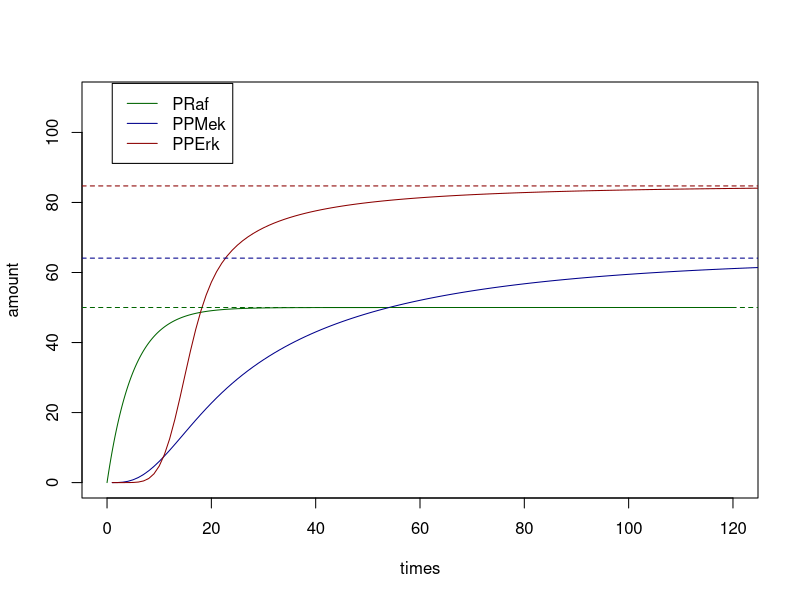
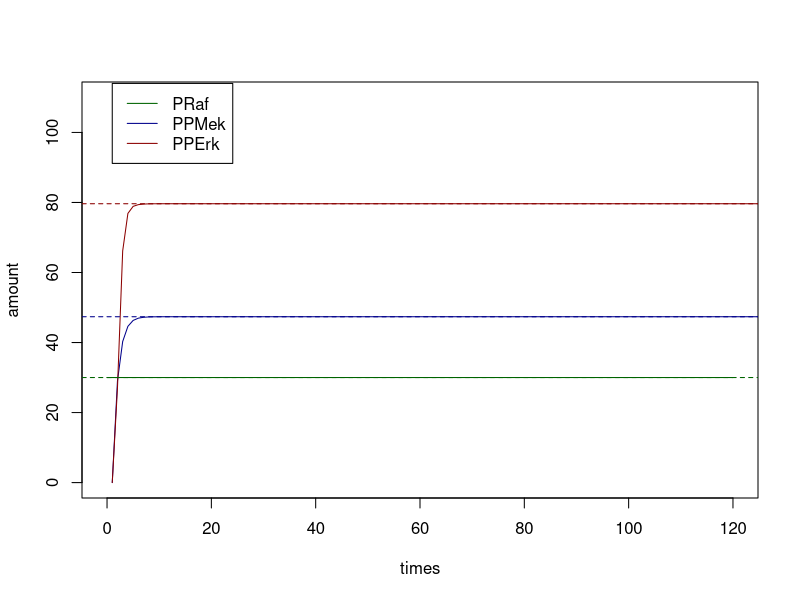
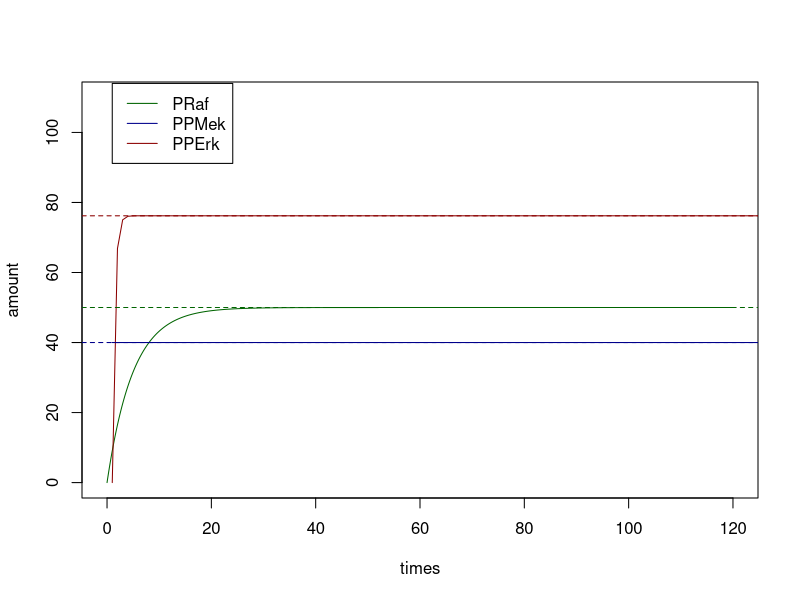
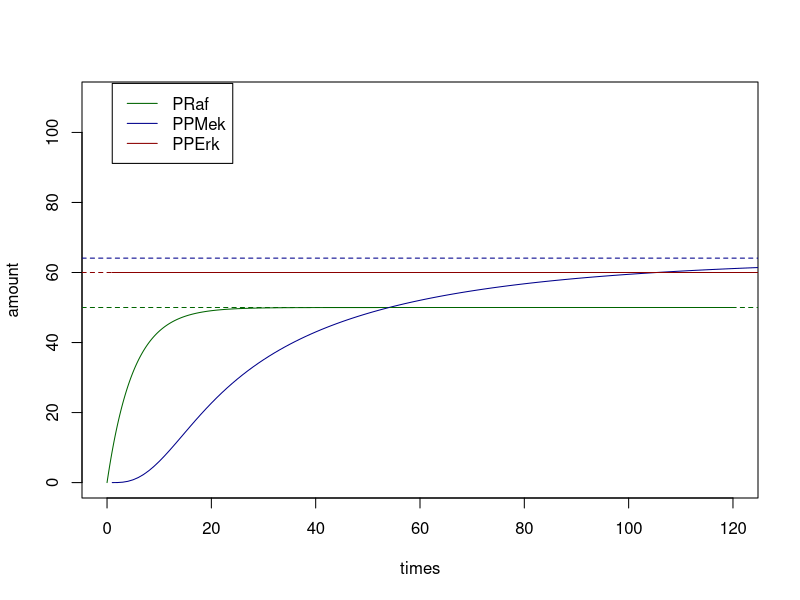
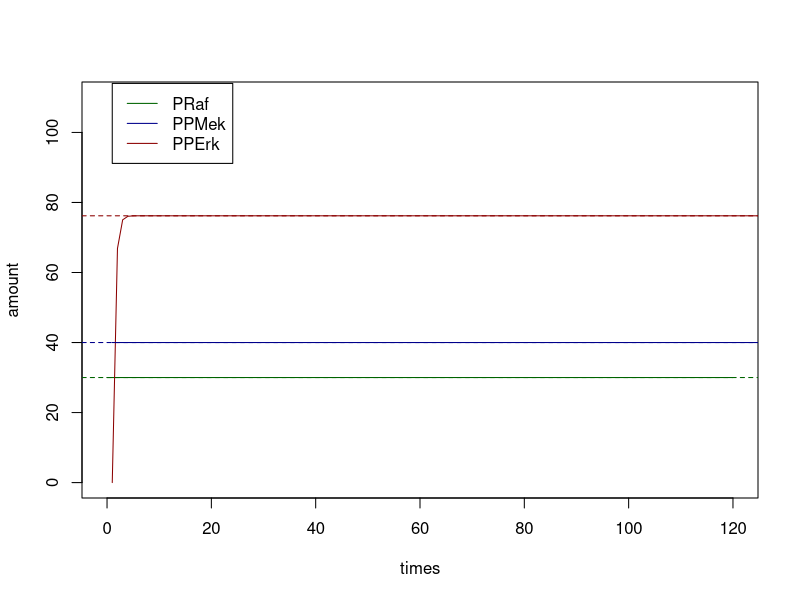
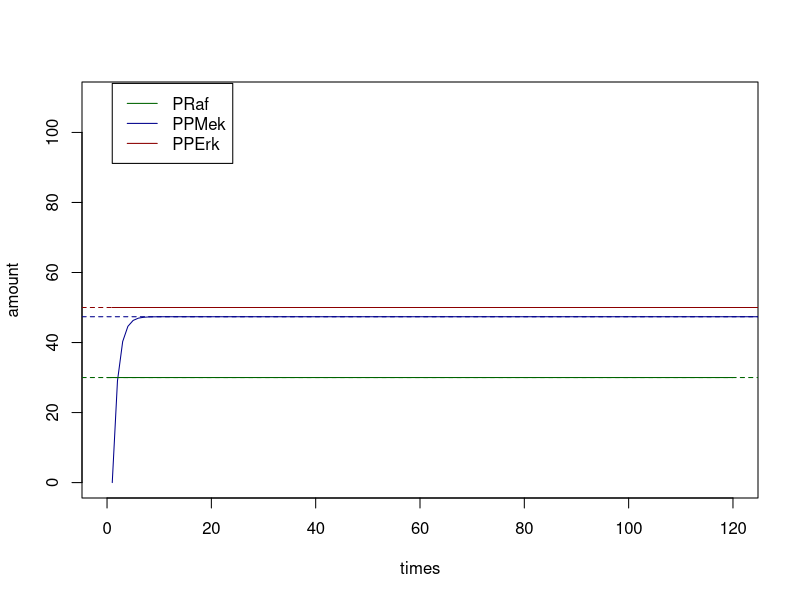
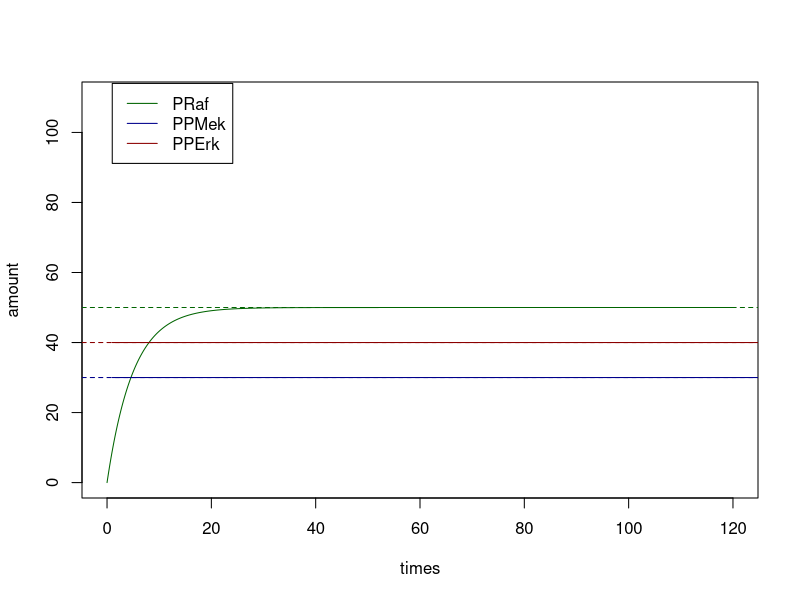
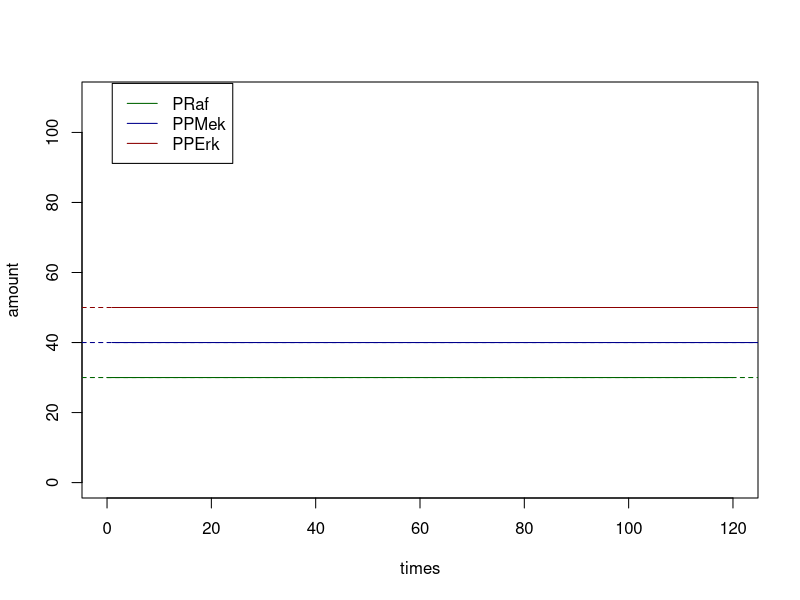

Source code (R) for these figures, in order:
## ---- chunk 1
suppressWarnings(suppressMessages(library(gdata)))
suppressMessages(suppressMessages(library(tibble)))
## ---- chunk 2
# define MAPK model
dE1 <- function(...) {
  0
}

dPRaf <- function(raf_activate, PRaf, E1, raf_deactivate, TRaf = 100, ...) {
  raf_activate * (TRaf-PRaf) * E1 - raf_deactivate * PRaf
}

dPPMek <- function(mek_activate, mek_deactivate, PRaf, PPMek, TMek = 100, ...) {
  (mek_activate ^ 2) * (PRaf ^ 2) * (TMek - PPMek) / mek_deactivate -       mek_activate * PRaf * PPMek -
    mek_deactivate * PPMek
}

dPPErk <- function(erk_activate, erk_deactivate, PPMek, PPErk, TErk = 100, ...) {
  (erk_activate ^ 2) * (PPMek ^ 2) * (TErk - PPErk) / erk_deactivate -      erk_activate * PPMek * PPErk -
    erk_deactivate * PPErk
}

# define initial rates
rates <- list(
  raf_activate = 0.1,
  raf_deactivate = 0.1,
  mek_activate = 0.1,
  mek_deactivate = 2.0,
  erk_activate = 0.1,
  erk_deactivate = 1.0
)

# initial_states <- list(
#   E1 = 1,
#   PRaf = 5,
#   PPMek = 10,
#   PPErk = 8
# )
initial_states <- list(
  E1 = 1,
  PRaf = 0,
  PPMek = 0,
  PPErk = 0
)

times <- seq(0, 120, by = .1)
## ---- chunk 3
meta_model <- function(list_of_models, list_of_ds, rates, states, interventions = NULL) {
  innerRates <- rates
  innerStates <- states
  innerIntervention <- interventions
      
  # update states with interventions 
  if(!is.null(interventions)) {
    for(int in names(interventions)){
      innerStates[[int]] <- interventions[[int]]
    }
  }
  
  
  transition_function <- function(t, states = innerStates, rates = innerRates, interventions = innerIntervention) {
  # check that list_of_models and list_of_ds are of the same length
  # throw an error if otherwise
    if (length(list_of_models) != length(list_of_ds)) 
      stop("Number of functions do not match nubmer of deltas. Check your input.") 
    
    # update states with interventions 
    if(!is.null(interventions)) {
      for(int in names(interventions)){
        states[[int]] <- interventions[[int]]
      }
    }
    
    # calculate original d
    result <- list()
    var <- as.list(c(rates, states))
    for (i in list_of_models) {
      result <- c(result, (do.call(i, var)))
    }
    
    result <- structure(result, names=list_of_ds)
    
    # update intervention
    for (elem in names(interventions)) {
      result[[paste0("d", elem)]] <- 0
    }
    
    list(unlist(result))  
  }
  
  
  attr(transition_function, 'rates') <- as.list(rates)
  attr(transition_function, 'states') <- as.list(states)
  attr(transition_function, 'interventions') <- as.list(interventions)
  return(transition_function)
}
## ---- chunk 4
#before intervention
test_bi <- meta_model(c(dE1, dPRaf, dPPMek, dPPErk), c("dE1", "dPRaf", "dPPMek", "dPPErk"), rates, initial_states)
test_bi()

#after intervention
test_ai <- meta_model(c(dE1, dPRaf, dPPMek, dPPErk), c("dE1", "dPRaf", "dPPMek", "dPPErk"), rates, initial_states, interventions = list(PPMek = 40, PPErk = 30))
test_ai()
## ---- chunk 5
ode_sim_meta_model <- function(meta_model_object, initial_states, times, interventions = NULL) {
  # interventions <- attr(meta_model_object, "interventions")
  # update states with interventions 
  if(!is.null(interventions)) {
    for(int in names(interventions)){
      initial_states[[int]] <- interventions[[int]]
    }
  }
  initial_states <- structure(as.numeric(initial_states), names = names(initial_states))
  rates <- attr(meta_model_object, 'rates')
  rates <- structure(as.numeric(rates), names = names(rates))
  rates <- as.list(rates)
  as_tibble(
    as.data.frame(
      deSolve::ode(
        y = initial_states,
        times = times,
        func = meta_model_object,
        parms = rates
      )
    )
  )
}
## ---- chunk 6
# simulation on a model without intervention
ode_out_meta_model_bi <- ode_sim_meta_model(test_bi, initial_states, times)
head(ode_out_meta_model_bi)
# simulation on a model with intervention
ode_out_meta_model_ai <- ode_sim_meta_model(test_ai, initial_states, times, interventions = list(PPMek = 40, PPErk = 30))
head(ode_out_meta_model_ai)
## ---- chunk 7
mapk_ode_equilM <- function(states, rates, TRaf, TMek, TErk, interventions = NULL) {
  innerState <- states
  innerRate <- rates
  transition_f <- function(states = innerState, rates = innerRate) {

    with(as.list(c(states, rates)), {
      w3 <- raf_activate/raf_deactivate
      w2 <- mek_activate/mek_deactivate
      w1 <- erk_activate/erk_deactivate
      
      t3 <- TRaf
      t2 <- TMek
      t1 <- TErk
      
      if(!is.null(interventions$PRaf)) {
        k3 <- interventions$PRaf
      } else {
        u3 <- w3 * E1
        k3 <- t3 * (u3/(1+u3))      
      }
      
      if(!is.null(interventions$PPMek)) {
        k2 <- interventions$PPMek
      } else {
        u2 <- w2 * k3
        k2 <- t2 * ((u2^2)/(1 + u2 + u2^2))
      }
  
      if(!is.null(interventions$PPErk)) {
        k1 <- interventions$PPErk
      } else {
        u1 <- w1 * k2
        k1 <- t3 * ((u1^2)/(1 + u1 + u1^2))      
      }
  
      list("PRaf" = k3, "PPMek" = k2, "PPErk" = k1)
      
      })
    }
  return(transition_f)
  
}

intervention <- list(PPErk = 30)
# do(equil(M,X=x))
mapk_ode_equilM(states = initial_states, rates, TRaf = 100, TMek = 100, TErk = 100, intervention)()
## ---- chunk 8
g1 <- function(a) a / (1 + a )
g2 <- function(a) a^2 / (1 + a + a^2)

TRaf = 100
TMek = 100
TErk = 100

E1 <- initial_states$E1
Raf <- TRaf * g1(E1 * rates$raf_activate / rates$raf_deactivate)
Mek <- TMek * g2(Raf * rates$mek_activate / rates$mek_deactivate)
Erk <- TErk * g2(Mek * rates$erk_activate / rates$erk_deactivate)

steady_states <- list(Raf=Raf, Mek=Mek, Erk=Erk)
## ---- chunk 9
{plot(times, ode_out_meta_model_bi$PRaf, type='l', col='darkgreen', ylim=c(0, 110), ylab = 'amount')
lines(ode_out_meta_model_bi$PPMek, type='l', col='darkblue', ylim=c(0, 110))
lines(ode_out_meta_model_bi$PPErk, type='l', col='darkred', ylim=c(0, 110))
abline(h = Raf, col='darkgreen', lty=2)
abline(h = Mek, col='darkblue', lty=2)
abline(h = Erk, col='darkred', lty=2)
legend(1,114, legend = c("PRaf","PPMek","PPErk"), col = c('darkgreen','darkblue','darkred'), lty = 1)
}
## ---- chunk 10
# intervene on PRaf
# equil(do(M, X=x))
intervention_PRaf <- list(PRaf = 30)
test_ai_PRaf <- meta_model(c(dE1, dPRaf, dPPMek, dPPErk), c("dE1", "dPRaf", "dPPMek", "dPPErk"), rates, initial_states, interventions = intervention_PRaf)

ode_out_meta_model_ai_PRaf <- ode_sim_meta_model(test_ai_PRaf, initial_states, times, interventions = intervention_PRaf)

# do(equil(M, X = x))
do_equil_M_PRaf <- mapk_ode_equilM(states = initial_states, rates, TRaf = 100, TMek = 100, TErk = 100, intervention_PRaf)()


{plot(times, ode_out_meta_model_ai_PRaf$PRaf, type='l', col='darkgreen', ylim=c(0, 110), ylab = 'amount')
lines(ode_out_meta_model_ai_PRaf$PPMek, type='l', col='darkblue', ylim=c(0, 110))
lines(ode_out_meta_model_ai_PRaf$PPErk, type='l', col='darkred', ylim=c(0, 110))
abline(h = do_equil_M_PRaf$PRaf, col='darkgreen', lty=2)
abline(h = do_equil_M_PRaf$PPMek, col='darkblue', lty=2)
abline(h = do_equil_M_PRaf$PPErk, col='darkred', lty=2)
legend(1,114, legend = c("PRaf","PPMek","PPErk"), col = c('darkgreen','darkblue','darkred'), lty = 1)
}
## ---- chunk 11
# intervene on PPMek
# equil(do(M, X=x))
intervention_PPMek <- list(PPMek = 40)
test_ai_PPMek <- meta_model(c(dE1, dPRaf, dPPMek, dPPErk), c("dE1", "dPRaf", "dPPMek", "dPPErk"), rates, initial_states, interventions = intervention_PPMek)

ode_out_meta_model_ai_PPMek <- ode_sim_meta_model(test_ai_PPMek, initial_states, times, interventions = intervention_PPMek)

# do(equil(M, X = x))
do_equil_M_PPMek <- mapk_ode_equilM(states = initial_states, rates, TRaf = 100, TMek = 100, TErk = 100, intervention_PPMek)()


{plot(times, ode_out_meta_model_ai_PPMek$PRaf, type='l', col='darkgreen', ylim=c(0, 110), ylab = 'amount')
lines(ode_out_meta_model_ai_PPMek$PPMek, type='l', col='darkblue', ylim=c(0, 110))
lines(ode_out_meta_model_ai_PPMek$PPErk, type='l', col='darkred', ylim=c(0, 110))
abline(h = do_equil_M_PPMek$PRaf, col='darkgreen', lty=2)
abline(h = do_equil_M_PPMek$PPMek, col='darkblue', lty=2)
abline(h = do_equil_M_PPMek$PPErk, col='darkred', lty=2)
legend(1,114, legend = c("PRaf","PPMek","PPErk"), col = c('darkgreen','darkblue','darkred'), lty = 1)
}
## ---- chunk 12
# intervene on PPErk
# equil(do(M, X=x))
intervention_PPErk <- list(PPErk = 60)
test_ai_PPErk <- meta_model(c(dE1, dPRaf, dPPMek, dPPErk), c("dE1", "dPRaf", "dPPMek", "dPPErk"), rates, initial_states, interventions = intervention_PPErk)

ode_out_meta_model_ai_PPErk <- ode_sim_meta_model(test_ai_PPErk, initial_states, times, interventions = intervention_PPErk)

# do(equil(M, X = x))
do_equil_M_PPErk <- mapk_ode_equilM(states = initial_states, rates, TRaf = 100, TMek = 100, TErk = 100, intervention_PPErk)()


{plot(times, ode_out_meta_model_ai_PPErk$PRaf, type='l', col='darkgreen', ylim=c(0, 110), ylab = 'amount')
lines(ode_out_meta_model_ai_PPErk$PPMek, type='l', col='darkblue', ylim=c(0, 110))
lines(ode_out_meta_model_ai_PPErk$PPErk, type='l', col='darkred', ylim=c(0, 110))
abline(h = do_equil_M_PPErk$PRaf, col='darkgreen', lty=2)
abline(h = do_equil_M_PPErk$PPMek, col='darkblue', lty=2)
abline(h = do_equil_M_PPErk$PPErk, col='darkred', lty=2)
legend(1,114, legend = c("PRaf","PPMek","PPErk"), col = c('darkgreen','darkblue','darkred'), lty = 1)
}
## ---- chunk 13
# intervene on PRaf and PPMek
# calculate do(equil(M, X = x))

intervention_PRaf_PPMek <- list(PPMek = 40, PRaf = 30)
test_ai_PRaf_PPMek <- meta_model(c(dE1, dPRaf, dPPMek, dPPErk), c("dE1", "dPRaf", "dPPMek", "dPPErk"), rates, initial_states, interventions = intervention_PRaf_PPMek)
ode_out_meta_model_ai_PRaf_PPMek <- ode_sim_meta_model(test_ai_PRaf_PPMek, initial_states, times, interventions = intervention_PRaf_PPMek)

do_equil_M_PPMek_PRaf <- mapk_ode_equilM(states = initial_states, rates, TRaf = 100, TMek = 100, TErk = 100, intervention_PRaf_PPMek)()


{plot(times, ode_out_meta_model_ai_PRaf_PPMek$PRaf, type='l', col='darkgreen', ylim=c(0, 110), ylab = 'amount')
lines(ode_out_meta_model_ai_PRaf_PPMek$PPMek, type='l', col='darkblue', ylim=c(0, 110))
lines(ode_out_meta_model_ai_PRaf_PPMek$PPErk, type='l', col='darkred', ylim=c(0, 110))
abline(h = do_equil_M_PPMek_PRaf$PRaf, col='darkgreen', lty=2)
abline(h = do_equil_M_PPMek_PRaf$PPMek, col='darkblue', lty=2)
abline(h = do_equil_M_PPMek_PRaf$PPErk, col='darkred', lty=2)
legend(1,114, legend = c("PRaf","PPMek","PPErk"), col = c('darkgreen','darkblue','darkred'), lty = 1)
}
## ---- chunk 14
# intervene on PRaf and PPErk
# equil(do(M, X=x))
intervention_PRaf_PPErk <- list(PRaf = 30, PPErk = 50)
test_ai_PRaf_PPErk <- meta_model(c(dE1, dPRaf, dPPMek, dPPErk), c("dE1", "dPRaf", "dPPMek", "dPPErk"), rates, initial_states, interventions = intervention_PRaf_PPErk)

ode_out_meta_model_ai_PRaf_PPErk <- ode_sim_meta_model(test_ai_PRaf_PPErk, initial_states, times, interventions = intervention_PRaf_PPErk)

# do(equil(M, X = x))
do_equil_M_PRaf_PPErk <- mapk_ode_equilM(states = initial_states, rates, TRaf = 100, TMek = 100, TErk = 100, intervention_PRaf_PPErk)()


{plot(times, ode_out_meta_model_ai_PRaf_PPErk$PRaf, type='l', col='darkgreen', ylim=c(0, 110), ylab = 'amount')
lines(ode_out_meta_model_ai_PRaf_PPErk$PPMek, type='l', col='darkblue', ylim=c(0, 110))
lines(ode_out_meta_model_ai_PRaf_PPErk$PPErk, type='l', col='darkred', ylim=c(0, 110))
abline(h = do_equil_M_PRaf_PPErk$PRaf, col='darkgreen', lty=2)
abline(h = do_equil_M_PRaf_PPErk$PPMek, col='darkblue', lty=2)
abline(h = do_equil_M_PRaf_PPErk$PPErk, col='darkred', lty=2)
legend(1,114, legend = c("PRaf","PPMek","PPErk"), col = c('darkgreen','darkblue','darkred'), lty = 1)
}
## ---- chunk 15
# intervene on PPMek and PPErk
# equil(do(M, X=x))
intervention_PPMek_PPErk <- list(PPMek = 30, PPErk = 40)
test_ai_PPMek_PPErk <- meta_model(c(dE1, dPRaf, dPPMek, dPPErk), c("dE1", "dPRaf", "dPPMek", "dPPErk"), rates, initial_states, interventions = intervention_PPMek_PPErk)

ode_out_meta_model_ai_PPMek_PPErk <- ode_sim_meta_model(test_ai_PPMek_PPErk, initial_states, times, interventions = intervention_PPMek_PPErk)

# do(equil(M, X = x))
do_equil_M_PPMek_PPErk <- mapk_ode_equilM(states = initial_states, rates, TRaf = 100, TMek = 100, TErk = 100, intervention_PPMek_PPErk)()


{plot(times, ode_out_meta_model_ai_PPMek_PPErk$PRaf, type='l', col='darkgreen', ylim=c(0, 110), ylab = 'amount')
lines(ode_out_meta_model_ai_PPMek_PPErk$PPMek, type='l', col='darkblue', ylim=c(0, 110))
lines(ode_out_meta_model_ai_PPMek_PPErk$PPErk, type='l', col='darkred', ylim=c(0, 110))
abline(h = do_equil_M_PPMek_PPErk$PRaf, col='darkgreen', lty=2)
abline(h = do_equil_M_PPMek_PPErk$PPMek, col='darkblue', lty=2)
abline(h = do_equil_M_PPMek_PPErk$PPErk, col='darkred', lty=2)
legend(1,114, legend = c("PRaf","PPMek","PPErk"), col = c('darkgreen','darkblue','darkred'), lty = 1)
}
## ---- chunk 16
# intervene on PRaf, PPMek and PPErk b/c why not
# equil(do(M, X=x))
intervention_PRaf_PPMek_PPErk <- list(PRaf = 30, PPMek = 40, PPErk = 50)
test_ai_PRaf_PPMek_PPErk <- meta_model(c(dE1, dPRaf, dPPMek, dPPErk), c("dE1", "dPRaf", "dPPMek", "dPPErk"), rates, initial_states, interventions = intervention_PRaf_PPMek_PPErk)

ode_out_meta_model_ai_PRaf_PPMek_PPErk <- ode_sim_meta_model(test_ai_PRaf_PPMek_PPErk, initial_states, times, interventions = intervention_PRaf_PPMek_PPErk)

# do(equil(M, X = x))
do_equil_M_PRaf_PPMek_PPErk <- mapk_ode_equilM(states = initial_states, rates, TRaf = 100, TMek = 100, TErk = 100, intervention_PRaf_PPMek_PPErk)()


{plot(times, ode_out_meta_model_ai_PRaf_PPMek_PPErk$PRaf, type='l', col='darkgreen', ylim=c(0, 110), ylab = 'amount')
lines(ode_out_meta_model_ai_PRaf_PPMek_PPErk$PPMek, type='l', col='darkblue', ylim=c(0, 110))
lines(ode_out_meta_model_ai_PRaf_PPMek_PPErk$PPErk, type='l', col='darkred', ylim=c(0, 110))
abline(h = do_equil_M_PRaf_PPMek_PPErk$PRaf, col='darkgreen', lty=2)
abline(h = do_equil_M_PRaf_PPMek_PPErk$PPMek, col='darkblue', lty=2)
abline(h = do_equil_M_PRaf_PPMek_PPErk$PPErk, col='darkred', lty=2)
legend(1,114, legend = c("PRaf","PPMek","PPErk"), col = c('darkgreen','darkblue','darkred'), lty = 1)
}
## ---- chunk 17
intervention_experiment_1a <- list(PRaf = 49.9977)

test_ai_experiment1a <- meta_model(c(dE1, dPRaf, dPPMek, dPPErk),
                                   c("dE1", "dPRaf", "dPPMek", "dPPErk"),
                                   rates, initial_states,
                                   interventions = intervention_experiment_1a)

out_meta_model_ai_experiment_1a <- ode_sim_meta_model(test_ai_experiment1a,
                                                      initial_states, times,
                                                      interventions = intervention_experiment_1a)
out_meta_model_ai_experiment_1a[nrow(out_meta_model_ai_experiment_1a),]
exp1a_PPErk <- out_meta_model_ai_experiment_1a[nrow(out_meta_model_ai_experiment_1a),"PPErk"]
## ---- chunk 18
intervention_experiment_2a <- list(PRaf = 24.9)

test_ai_experiment2a <- meta_model(c(dE1, dPRaf, dPPMek, dPPErk),
                                   c("dE1", "dPRaf", "dPPMek", "dPPErk"),
                                   rates, initial_states,
                                   interventions = intervention_experiment_2a)

out_meta_model_ai_experiment_2a <- ode_sim_meta_model(test_ai_experiment2a,
                                                      initial_states, times,
                                                      interventions = intervention_experiment_2a)
out_meta_model_ai_experiment_2a[nrow(out_meta_model_ai_experiment_2a),]
exp2a_PPErk <- out_meta_model_ai_experiment_2a[nrow(out_meta_model_ai_experiment_2a),"PPErk"]

## ---- chunk 19
exp1a_PPErk - exp2a_PPErk
## ---- chunk 20
intervention_experiment_2a <- list(PRaf = 40)

test_ai_experiment2a <- meta_model(c(dE1, dPRaf, dPPMek, dPPErk),
                                   c("dE1", "dPRaf", "dPPMek", "dPPErk"),
                                   rates, initial_states,
                                   interventions = intervention_experiment_2a)

out_meta_model_ai_experiment_2a <- ode_sim_meta_model(test_ai_experiment2a,
                                                      initial_states, times,
                                                      interventions = intervention_experiment_2a)
out_meta_model_ai_experiment_2a[nrow(out_meta_model_ai_experiment_2a),]
exp2a_PPErk <- out_meta_model_ai_experiment_2a[nrow(out_meta_model_ai_experiment_2a),"PPErk"]
## ---- chunk 21
intervention_experiment_2b <- list(PRaf = 18.18182)

test_ai_experiment2b <- meta_model(c(dE1, dPRaf, dPPMek, dPPErk),
                                   c("dE1", "dPRaf", "dPPMek", "dPPErk"),
                                   rates, initial_states,
                                   interventions = intervention_experiment_2b)

out_meta_model_ai_experiment_2b <- ode_sim_meta_model(test_ai_experiment2b,
                                                      initial_states, times,
                                                      interventions = intervention_experiment_2b)
out_meta_model_ai_experiment_2b[nrow(out_meta_model_ai_experiment_2b),]
exp2b_PPErk <- out_meta_model_ai_experiment_2b[nrow(out_meta_model_ai_experiment_2b),"PPErk"]

## ---- chunk 22
exp2a_PPErk - exp2b_PPErk
## ---- chunk 23
intervention_experiment_3a <- list(PRaf = 25)

test_ai_experiment3a <- meta_model(c(dE1, dPRaf, dPPMek, dPPErk),
                                   c("dE1", "dPRaf", "dPPMek", "dPPErk"),
                                   rates, initial_states,
                                   interventions = intervention_experiment_3a)

out_meta_model_ai_experiment_3a <- ode_sim_meta_model(test_ai_experiment3a,
                                                      initial_states, times,
                                                      interventions = intervention_experiment_3a)
out_meta_model_ai_experiment_3a[nrow(out_meta_model_ai_experiment_3a),]
exp3a_PPErk <- out_meta_model_ai_experiment_3a[nrow(out_meta_model_ai_experiment_3a),"PPErk"]
## ---- chunk 24
intervention_experiment_3b <- list(PRaf = 9.999999)

test_ai_experiment3b <- meta_model(c(dE1, dPRaf, dPPMek, dPPErk),
                                   c("dE1", "dPRaf", "dPPMek", "dPPErk"),
                                   rates, initial_states,
                                   interventions = intervention_experiment_3b)

out_meta_model_ai_experiment_3b <- ode_sim_meta_model(test_ai_experiment3b,
                                                      initial_states, times,
                                                      interventions = intervention_experiment_3b)
out_meta_model_ai_experiment_3b[nrow(out_meta_model_ai_experiment_3b),]
exp3b_PPErk <- out_meta_model_ai_experiment_3b[nrow(out_meta_model_ai_experiment_3b),"PPErk"]

## ---- chunk 25
exp3a_PPErk - exp3b_PPErk
